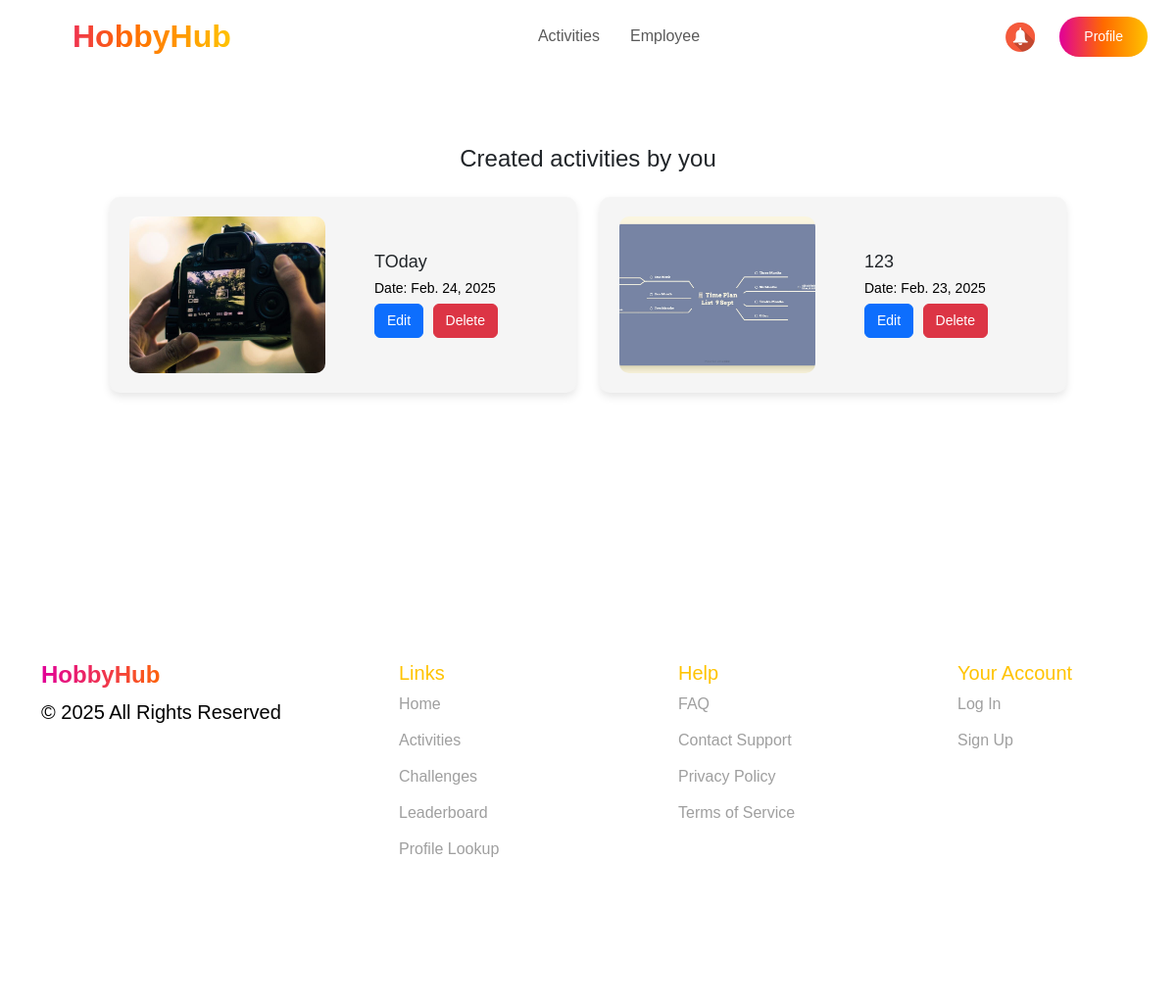
The page /organizer/ (signed in) on the database as committed earlier.
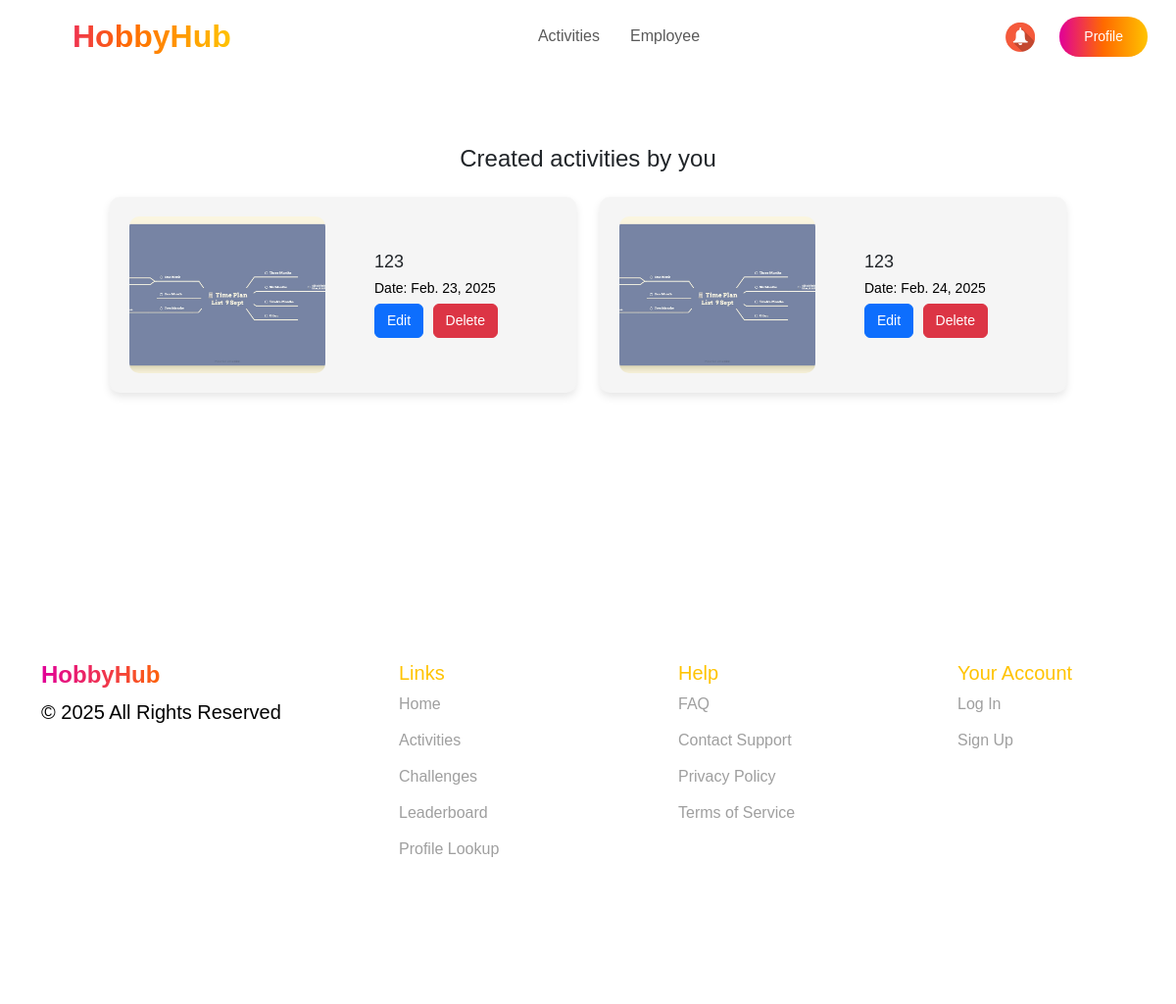
The same page on the database as committed later.
### events/models.py (models this page shows, shortened)
class Event(models.Model):
    title = models.CharField(max_length=150)
    description = models.TextField()
    location = models.CharField(max_length=250)
    date = models.DateField()
    time = models.TimeField()
    hobbies = models.ManyToManyField(Hobby, related_name='events')  # Связь многие ко многим
    image = models.ImageField(upload_to='event_images/', null=True, blank=True)
    company = models.ForeignKey(
        Company,
        to_field='company_id',
        on_delete=models.CASCADE,
        verbose_name="Company"
    )
    diamonds = models.IntegerField(default=0, verbose_name="Diamonds")  # Новое поле
    quota = models.IntegerField(default=10, verbose_name="Quota")      # Новое поле
    participants = models.ManyToManyField(Employee, related_name='events', blank=True)

### events/views.py (the view)
# urls.py: path('organizer/', organizer_view, name='organizer_view'),
@role_required("organizer")
def organizer_view(request):
    events = Event.objects.all()
    return render(request, 'organizer.html', {'events': events})

### events/views.py (called while the page is built)
def role_required(role):
    def decorator(view_func):
        @wraps(view_func)
        def wrapper(request, *args, **kwargs):
            if role == "employee" and not request.session.get("nickname"):
                return redirect(f"/sign_in/?next={request.get_full_path()}")
            if role == "organizer" and not request.session.get("company_id"):
                return redirect(f"/sign_in/?next={request.get_full_path()}")
            return view_func(request, *args, **kwargs)
        return wrapper
    return decorator

### events/templates/organizer.html (shortened to what this page needs)
<!DOCTYPE html>
<html lang="en">
<head>
    {% load static %}
    <link rel="stylesheet" href="https://cdn.jsdelivr.net/npm/bootstrap@5.3.0/dist/css/bootstrap.min.css">
    <link rel="stylesheet" href="{% static 'css/all.css' %}">
    <link href="https://fonts.cdnfonts.com/css/gilroy-bold" rel="stylesheet">
</head>
<body>
    <section class="header">
        <nav class="navbar navbar-expand-lg navbar-bold bg-white  px-4 fixed-top">
            <a class="navbar-brand fw-bold gradient-text logo" href="#">HobbyHub</span></a>
            <div class="collapse navbar-collapse justify-content-center" id="navbarNav">
                <ul class="navbar-nav">
                    <li class="nav-item header-text"><a class="nav-link" href="#">Activities</a></li>
                    <li class="nav-item header-text"><a class="nav-link" href="#">Employee</a></li>
                </ul>
            </div>
            <div class="d-flex">
                <a class="notifications"><img src="{% static 'images/bell.jpg' %}" alt="Notification"></a>
                <button class="btn btn-gradient" ><a href="{% url 'organizer_profile'%}" style="text-decoration: none; color: #fff;">Profile</a></button>
            </div>
        </nav>
    </section>
    <section class="your-activities">
        <div class="container mt-5">
            <h2 class="title text-center">Created activities by you</h2>
            <div class="row mt-4">
                {% for event in events %}
                <div class="col-md-6 mb-4" id="activities">
                    <div class="activity-card">
                            <img src="{{ event.image.url }}" class="activity-img" alt="{{ event.title }}" width="200">
                            <div class="activity-info">
                                <h5>{{ event.title }}</h5>
                                <p>Date: {{ event.date }}</p>
                                <button class="btn btn-primary">Edit</button>
                                <button class="btn btn-danger">Delete</button>
                            </div>
                        </div>
                    </div>
                {% endfor %}
            </div>
        </div>
    </section>
    <footer class="footer">
        <div class="container">
            <div class="row">
                <div class="col-md-3">
                    <h4 class="fw-bold gradient-text">HobbyHub</h4>
                    <p>© 2025 All Rights Reserved</p>
                </div>
                <div class="col-md-3">
                    <h5>Links</h5>
                    <ul>
                        <li><a href="#">Home</a></li>
                        <li><a href="#">Activities</a></li>
                        <li><a href="#">Challenges</a></li>
                        <li><a href="#">Leaderboard</a></li>
                        <li><a href="#">Profile Lookup</a></li>
                    </ul>
                </div>
                <div class="col-md-3">
                    <h5>Help</h5>
                    <ul>
                        <li><a href="#">FAQ</a></li>
                        <li><a href="#">Contact Support</a></li>
                        <li><a href="#">Privacy Policy</a></li>
                        <li><a href="#">Terms of Service</a></li>
                    </ul>
                </div>
                <div class="col-md-3">
                    <h5>Your Account</h5>
                    <ul>
                        <li><a href="#">Log In</a></li>
                        <li><a href="#">Sign Up</a></li>
                    </ul>
                </div>
            </div>
        </div>
    </footer>
</body>
</html>

### events/static/css/guest-styles.css (style rules this page uses)
html { scroll-behavior: smooth; }
body { font-family: 'Girloy-Medium', sans-serif !important; margin: auto; background-color: #f5f5f5; }
p { color: #000000; font-weight: 400; font-size: 20px; }
.gradient-text { background: linear-gradient(90deg, #E10098 0%, #FF6A00 50%, #FFC300 100%); -webkit-background-clip: text; -webkit-text-fill-color: transparent; font-weight: bold; }
.nav-item a { margin-right: 15px; }
.btn-gradient { background: linear-gradient(90deg, #E10098 0%, #FF6A00 50%, #FFC300 100%); color: white; border-radius: 20px; padding: 10px 25px; font-size: 18px; border: none; cursor: pointer; transition: 0.3s; }
.logo { font-size: 2rem; font-weight: bold; }
.footer { height: 450px; background: #FFFFFF; color: black; padding: 100px 0; }
.footer h5 { padding-left: 80px; color: #FFC300; }
.footer ul { list-style: none; display: flex; flex-direction: column; padding-left: 50px; }
.footer ul li { margin-bottom: 13px; }
.footer ul li a { color: #9F9F9F; text-decoration: none; padding-left: 30px; }

### events/static/css/organizer-styles.css (style rules this page uses)
body { font-family: 'Gilroy-bold', sans-serif; background-color: #F5F5F5; }
p { color: #000000; font-weight: 400; font-size: 20px; }
.header { background-color: gainsboro; }
.gradient-text { background: linear-gradient(90deg, #E10098 0%, #FF6A00 50%, #FFC300 100%); -webkit-background-clip: text; -webkit-text-fill-color: transparent; font-weight: bold; }
.btn-gradient { background: linear-gradient(90deg, #E10098 0%, #FF6A00 50%, #FFC300 100%); color: white; border-radius: 20px; padding: 10px 25px; font-size: 18px; border: none; cursor: pointer; transition: 0.3s; }
.logo { font-size: 2rem; font-weight: bold; padding-left: 50px; }
.footer { height: 450px; background: #FFFFFF; color: black; padding: 100px 0; }
.footer h5 { padding-left: 80px; color: #FFC300; }
.footer ul { list-style: none; display: flex; flex-direction: column; padding-left: 50px; }
.footer ul li { margin-bottom: 13px; }
.footer ul li a { color: #9F9F9F; text-decoration: none; padding-left: 30px; }
.your-activities { padding: 100px; background-color: #FFFFFF; }
.title { font-family: 'Gilroy-Bold', sans-serif; font-size: 24px; margin-bottom: 20px; }
.activity-card { display: flex; align-items: center; background: #F5F5F5; padding: 20px; border-radius: 10px; box-shadow: 0 4px 8px rgba(0, 0, 0, 0.1); margin-bottom: 50px; }
.activity-img { width: 200px; height: 160px; border-radius: 10px; object-fit: cover; margin-right: 50px; }
.activity-info h5 { font-family: 'Gilroy-Bold', sans-serif; margin: 0; font-size: 18px; }
.activity-info p { margin: 5px 0; font-size: 14px; }
.btn { font-size: 14px; margin-right: 5px; }
.notifications img { width:30px; height:30px; margin-right: 25px; margin-top: 6px; }

### events/static/css/user-styles.css (style rules this page uses)
body { overflow-x: hidden; }

### events/static/css/profile.css (style rules this page uses)
.activity-card { border-radius: 10px; overflow: hidden; transition: transform 0.3s; }

### events/static/css/employees.css (style rules this page uses)
body { font-family: 'Gilroy-bold', sans-serif; background-color: #F5F5F5; }

Rows that differ between the two databases and show on the page:
removed Event: image (picture), title "TOday", date "Feb. 24, 2025"
added Event: image (picture), title "123", date "Feb. 24, 2025"
